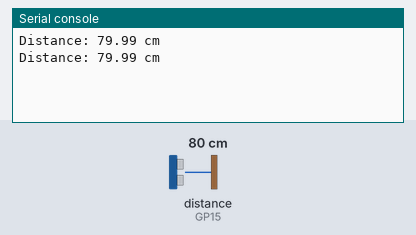
A program run on a simulated Raspberry Pi Pico running MicroPython. On the bench: the last lines printed to the serial console. Inputs (shaded band) come from the test bench; at power-on: distance to the obstacle (sensor on GP15) 80 cm. The echo pulse lasts 58.3 µs per cm.

Above: at 1.2 s.
1.3 s: distance to the obstacle (sensor on GP15) set to 2 cm
At 2.6 s:
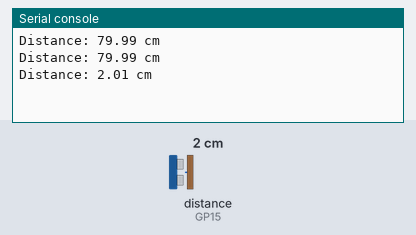
2.8 s: distance to the obstacle (sensor on GP15) set to 4 cm
At 3.7 s:
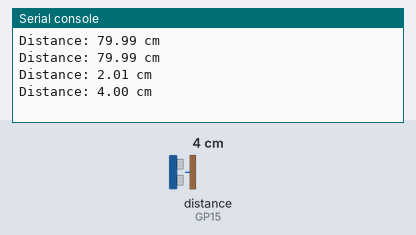
Timing chart, 0 to 5.8 s (numbered marks = the images above; inputs shaded):
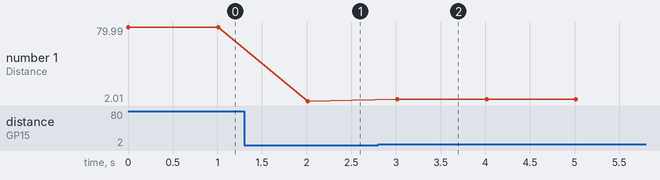

Measured:
- after the input at 1.3 s, the serial console: prints a new line after 0.71 s (image 1)
- after the input at 2.8 s, the serial console: prints a new line after 0.21 s (image 2)
- plotted number 1: 79.99 → 2.01 after the input at 1.3 s, 2.01 → 4 after the input at 2.8 s

The program:

DistanceCalculation.py
```python
from machine import Pin, time_pulse_us
import utime

# Define sensor pins
TRIG = Pin(14, Pin.OUT)  # Trigger pin on GP14
ECHO = Pin(15, Pin.IN)   # Echo pin on GP15 (logic level shifted)

def measure_distance():
    # Ensure TRIG is low before starting
    TRIG.low()
    utime.sleep_us(2)

    # Send a 10µs pulse to trigger the sensor
    TRIG.high()
    utime.sleep_us(10)
    TRIG.low()

    # Measure the duration of the echo pulse
    pulse_time = time_pulse_us(ECHO, 1, 30000)  # Timeout after 30ms (max ~5m range)

    # Convert pulse time to distance (Speed of sound = 343m/s)
    distance = (pulse_time * 0.0343) / 2  # Convert to cm

    return distance

# Main loop
while True:
    dist = measure_distance()
    print(f"Distance: {dist:.2f} cm")
    utime.sleep(1)  # Wait 1 second before next measurement
```
